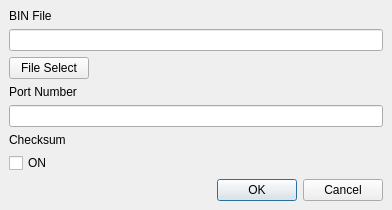
<?xml version="1.0" encoding="UTF-8"?>
<ui version="4.0">
 <class>MainWindow</class>
 <widget class="QMainWindow" name="MainWindow">
  <property name="geometry">
   <rect>
    <x>0</x>
    <y>0</y>
    <width>392</width>
    <height>206</height>
   </rect>
  </property>
  <property name="windowTitle">
   <string>MainWindow</string>
  </property>
  <widget class="QWidget" name="centralwidget">
   <layout class="QHBoxLayout" name="horizontalLayout">
    <item>
     <layout class="QVBoxLayout" name="Outter_Layout" stretch="0,0,0,0,0,0,0,0,0">
      <property name="sizeConstraint">
       <enum>QLayout::SetDefaultConstraint</enum>
      </property>
      <item>
       <widget class="QLabel" name="label">
        <property name="sizePolicy">
         <sizepolicy hsizetype="Fixed" vsizetype="Fixed">
          <horstretch>0</horstretch>
          <verstretch>0</verstretch>
         </sizepolicy>
        </property>
        <property name="text">
         <string>BIN File</string>
        </property>
       </widget>
      </item>
      <item>
       <widget class="QLineEdit" name="lineEdit"/>
      </item>
      <item>
       <widget class="QPushButton" name="pushButton">
        <property name="sizePolicy">
         <sizepolicy hsizetype="Fixed" vsizetype="Fixed">
          <horstretch>0</horstretch>
          <verstretch>0</verstretch>
         </sizepolicy>
        </property>
        <property name="text">
         <string>File Select</string>
        </property>
       </widget>
      </item>
      <item>
       <widget class="QLabel" name="label_2">
        <property name="sizePolicy">
         <sizepolicy hsizetype="Preferred" vsizetype="Fixed">
          <horstretch>0</horstretch>
          <verstretch>0</verstretch>
         </sizepolicy>
        </property>
        <property name="text">
         <string>Port Number</string>
        </property>
       </widget>
      </item>
      <item>
       <widget class="QLineEdit" name="lineEdit_2"/>
      </item>
      <item>
       <widget class="QLabel" name="label_3">
        <property name="sizePolicy">
         <sizepolicy hsizetype="Preferred" vsizetype="Fixed">
          <horstretch>0</horstretch>
          <verstretch>0</verstretch>
         </sizepolicy>
        </property>
        <property name="text">
         <string>Checksum</string>
        </property>
       </widget>
      </item>
      <item>
       <widget class="QCheckBox" name="checkBox">
        <property name="sizePolicy">
         <sizepolicy hsizetype="Minimum" vsizetype="Fixed">
          <horstretch>0</horstretch>
          <verstretch>0</verstretch>
         </sizepolicy>
        </property>
        <property name="text">
         <string>ON</string>
        </property>
       </widget>
      </item>
      <item>
       <spacer name="verticalSpacer">
        <property name="orientation">
         <enum>Qt::Vertical</enum>
        </property>
        <property name="sizeHint" stdset="0">
         <size>
          <width>20</width>
          <height>40</height>
         </size>
        </property>
       </spacer>
      </item>
      <item alignment="Qt::AlignRight">
       <widget class="QDialogButtonBox" name="buttonBox">
        <property name="standardButtons">
         <set>QDialogButtonBox::Cancel|QDialogButtonBox::Ok</set>
        </property>
       </widget>
      </item>
     </layout>
    </item>
   </layout>
  </widget>
 </widget>
 <tabstops>
  <tabstop>lineEdit</tabstop>
  <tabstop>pushButton</tabstop>
  <tabstop>lineEdit_2</tabstop>
  <tabstop>checkBox</tabstop>
 </tabstops>
 <resources/>
 <connections>
  <connection>
   <sender>pushButton</sender>
   <signal>clicked()</signal>
   <receiver>MainWindow</receiver>
   <slot>File_Dialog()</slot>
   <hints>
    <hint type="sourcelabel">
     <x>47</x>
     <y>65</y>
    </hint>
    <hint type="destinationlabel">
     <x>399</x>
     <y>151</y>
    </hint>
   </hints>
  </connection>
  <connection>
   <sender>checkBox</sender>
   <signal>clicked()</signal>
   <receiver>MainWindow</receiver>
   <slot>Checksum_ON_OFF()</slot>
   <hints>
    <hint type="sourcelabel">
     <x>399</x>
     <y>152</y>
    </hint>
    <hint type="destinationlabel">
     <x>399</x>
     <y>151</y>
    </hint>
   </hints>
  </connection>
  <connection>
   <sender>buttonBox</sender>
   <signal>rejected()</signal>
   <receiver>MainWindow</receiver>
   <slot>close()</slot>
   <hints>
    <hint type="sourcelabel">
     <x>737</x>
     <y>277</y>
    </hint>
    <hint type="destinationlabel">
     <x>545</x>
     <y>261</y>
    </hint>
   </hints>
  </connection>
  <connection>
   <sender>buttonBox</sender>
   <signal>accepted()</signal>
   <receiver>MainWindow</receiver>
   <slot>Ok_Clicked()</slot>
   <hints>
    <hint type="sourcelabel">
     <x>711</x>
     <y>282</y>
    </hint>
    <hint type="destinationlabel">
     <x>399</x>
     <y>151</y>
    </hint>
   </hints>
  </connection>
 </connections>
 <slots>
  <slot>File_Dialog()</slot>
  <slot>Checksum_ON_OFF()</slot>
  <slot>Ok_Clicked()</slot>
 </slots>
</ui>
